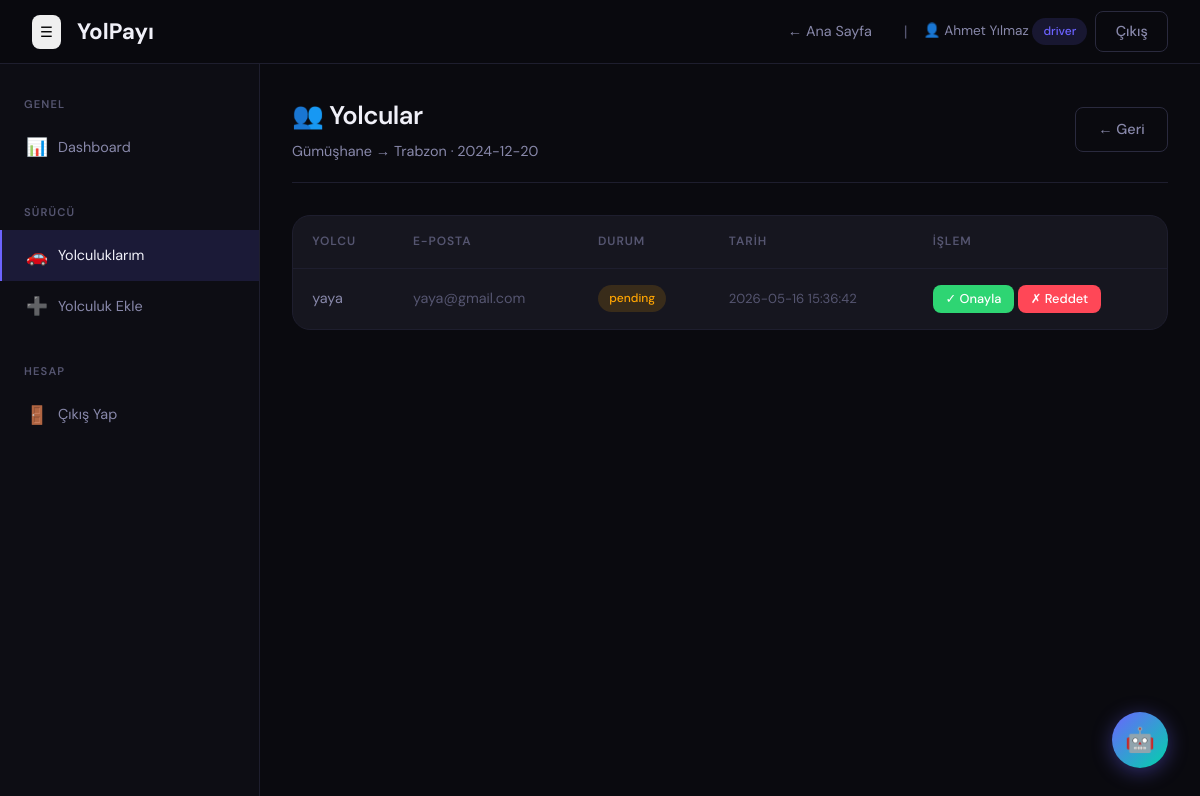
The page /driver/trip/1/passengers (signed in) on the database its author committed.
### tables this page shows
CREATE TABLE trips (
        id INTEGER PRIMARY KEY AUTOINCREMENT,
        driver_id INTEGER NOT NULL,
        departure TEXT NOT NULL,
        destination TEXT NOT NULL,
        departure_lat REAL,
        departure_lng REAL,
        destination_lat REAL,
        destination_lng REAL,
        date TEXT NOT NULL,
        time TEXT NOT NULL,
        price REAL NOT NULL,
        available_seats INTEGER NOT NULL,
        description TEXT,
        status TEXT DEFAULT 'active',
        created_at TIMESTAMP DEFAULT CURRENT_TIMESTAMP,
        FOREIGN KEY (driver_id) REFERENCES users(id)
    );

CREATE TABLE reservations (
        id INTEGER PRIMARY KEY AUTOINCREMENT,
        trip_id INTEGER NOT NULL,
        passenger_id INTEGER NOT NULL,
        status TEXT DEFAULT 'pending',
        created_at TIMESTAMP DEFAULT CURRENT_TIMESTAMP,
        FOREIGN KEY (trip_id) REFERENCES trips(id),
        FOREIGN KEY (passenger_id) REFERENCES users(id)
    );

CREATE TABLE users (
        id INTEGER PRIMARY KEY AUTOINCREMENT,
        name TEXT NOT NULL,
        email TEXT UNIQUE NOT NULL,
        password TEXT NOT NULL,
        role TEXT DEFAULT 'passenger',
        created_at TIMESTAMP DEFAULT CURRENT_TIMESTAMP
    );

### routes/driver.py (the view)
@driver_bp.route('/trip/<int:trip_id>/passengers')
@role_required('driver','admin')
def passengers(trip_id):
    conn = get_db()
    trip = conn.execute("SELECT * FROM trips WHERE id=?", (trip_id,)).fetchone()
    pax = conn.execute('''
        SELECT r.*, u.name, u.email FROM reservations r JOIN users u ON r.passenger_id=u.id
        WHERE r.trip_id=? ORDER BY r.created_at DESC
    ''', (trip_id,)).fetchall()
    conn.close()
    return render_template('dashboard/passengers.html', trip=dict(trip), passengers=[dict(p) for p in pax])

### models/database.py (called while the page is built)
def get_db():
    conn = sqlite3.connect(DB_PATH)
    conn.row_factory = sqlite3.Row
    return conn

### utils/helpers.py (called while the page is built)
def role_required(*roles):
    def decorator(f):
        @wraps(f)
        def decorated(*args, **kwargs):
            if 'user_id' not in session:
                return redirect(url_for('auth.login'))
            if session.get('role') not in roles:
                flash('Bu sayfaya erişim yetkiniz yok.', 'danger')
                return redirect(url_for('dashboard.index'))
            return f(*args, **kwargs)
        return decorated
    return decorator

### templates/dashboard/passengers.html (shortened to what this page needs)
{% extends "layouts/dashboard_base.html" %}
{% block content %}
<div class="page-header">
  <div>
    <h1>👥 Yolcular</h1>
    <p>{{ trip.departure }} → {{ trip.destination }} · {{ trip.date }}</p>
  </div>
  <a href="{{ url_for('driver.dashboard') }}" class="btn btn-outline">← Geri</a>
</div>
{% if passengers %}
<div class="card">
  <div class="table-container">
    <table>
      <thead><tr><th>Yolcu</th><th>E-posta</th><th>Durum</th><th>Tarih</th><th>İşlem</th></tr></thead>
      <tbody>
        {% for p in passengers %}
        <tr>
          <td>{{ p.name }}</td>
          <td style="color:var(--text-muted)">{{ p.email }}</td>
          <td><span class="badge badge-{% if p.status == 'confirmed' %}success{% elif p.status == 'pending' %}warning{% else %}danger{% endif %}">{{ p.status }}</span></td>
          <td style="color:var(--text-muted);font-size:0.82rem">{{ p.created_at }}</td>
          <td>
            {% if p.status == 'pending' %}
            <form method="post" action="{{ url_for('driver.manage_reservation', res_id=p.id, action='confirmed') }}" style="display:inline">
              <button class="btn btn-success btn-sm">✓ Onayla</button>
            </form>
            <form method="post" action="{{ url_for('driver.manage_reservation', res_id=p.id, action='rejected') }}" style="display:inline">
              <button class="btn btn-danger btn-sm">✗ Reddet</button>
            </form>
            {% else %}
            <span class="text-muted">—</span>
            {% endif %}
          </td>
        </tr>
        {% endfor %}
      </tbody>
    </table>
  </div>
</div>
{% else %}
<div style="text-align:center;padding:3rem;color:var(--text-muted)">Henüz yolcu yok</div>
{% endif %}
{% endblock %}

### static/css/main.css (style rules this page uses)
:root { --bg-primary: #0a0a0f; --bg-secondary: #111118; --bg-card: #16161f; --bg-card-hover: #1e1e2a; --bg-sidebar: #0d0d14; --border: #1e1e2e; --border-light: #2a2a3e; --accent: #6c63ff; --accent-hover: #5a52e0; --accent-glow: rgba(108,99,255,0.15); --accent2: #00d4aa; --accent2-glow: rgba(0,212,170,0.12); --danger: #ff4757; --warning: #ffa502; --success: #2ed573; --info: #1e90ff; --text-primary: #f0f0f8; --text-secondary: #8888aa; --text-muted: #555570; --shadow: 0 4px 24px rgba(0,0,0,0.4); --shadow-lg: 0 8px 48px rgba(0,0,0,0.6); --radius: 12px; --radius-lg: 18px; --radius-sm: 8px; --transition: all 0.2s cubic-bezier(0.4,0,0.2,1); }
* { margin:0; padding:0; box-sizing:border-box; }
html { scroll-behavior: smooth; }
body { font-family: 'DM Sans', sans-serif; background: var(--bg-primary); color: var(--text-primary); line-height: 1.6; min-height: 100vh; overflow-x: hidden; }
h1,h2,h3,h4,h5,h6 { font-weight: 600; letter-spacing: -0.02em; }
a { color: var(--accent); text-decoration: none; transition: var(--transition); }
.btn { display: inline-flex; align-items: center; gap: 6px; padding: 0.6rem 1.4rem; border-radius: var(--radius-sm); font-family: 'DM Sans', sans-serif; font-size: 0.9rem; font-weight: 500; cursor: pointer; border: none; transition: var(--transition); white-space: nowrap; text-decoration: none; }
.btn-success { background: var(--success); color: #fff; }
.btn-danger { background: var(--danger); color: #fff; }
.btn-outline { background: transparent; border: 1px solid var(--border-light); color: var(--text-secondary); }
.btn-sm { padding: 0.35rem 0.8rem; font-size: 0.8rem; }
.card { background: var(--bg-card); border: 1px solid var(--border); border-radius: var(--radius-lg); overflow: hidden; transition: var(--transition); }
.table-container { overflow-x: auto; }
table { width: 100%; border-collapse: collapse; }
thead th { padding: 1rem 1.2rem; font-size: 0.75rem; font-weight: 600; text-transform: uppercase; letter-spacing: 0.08em; color: var(--text-muted); border-bottom: 1px solid var(--border); text-align: left; }
tbody td { padding: 1rem 1.2rem; font-size: 0.9rem; border-bottom: 1px solid var(--border); color: var(--text-secondary); }
tbody tr:last-child td { border-bottom: none; }
.badge { display: inline-flex; align-items: center; padding: 0.25rem 0.7rem; border-radius: 20px; font-size: 0.75rem; font-weight: 500; }
.badge-warning { background: rgba(255,165,2,0.15); color: var(--warning); }
.page-header { display: flex; align-items: center; justify-content: space-between; margin-bottom: 2rem; padding-bottom: 1.2rem; border-bottom: 1px solid var(--border); }
.page-header h1 { font-size: 1.6rem; }
.page-header p { color: var(--text-secondary); font-size: 0.9rem; margin-top: 0.2rem; }

### rows shown on the page
trips: departure "Gümüşhane", destination "Trabzon", date "2024-12-20"
reservations: name "yaya", email "yaya@gmail.com", status "pending", created_at "2026-05-16 15:36:42"

### other values the page prints
{{ session.get('user_name','Kullanıcı') }} "Ahmet Yılmaz"
{{ session.get('role','') }} "driver"
